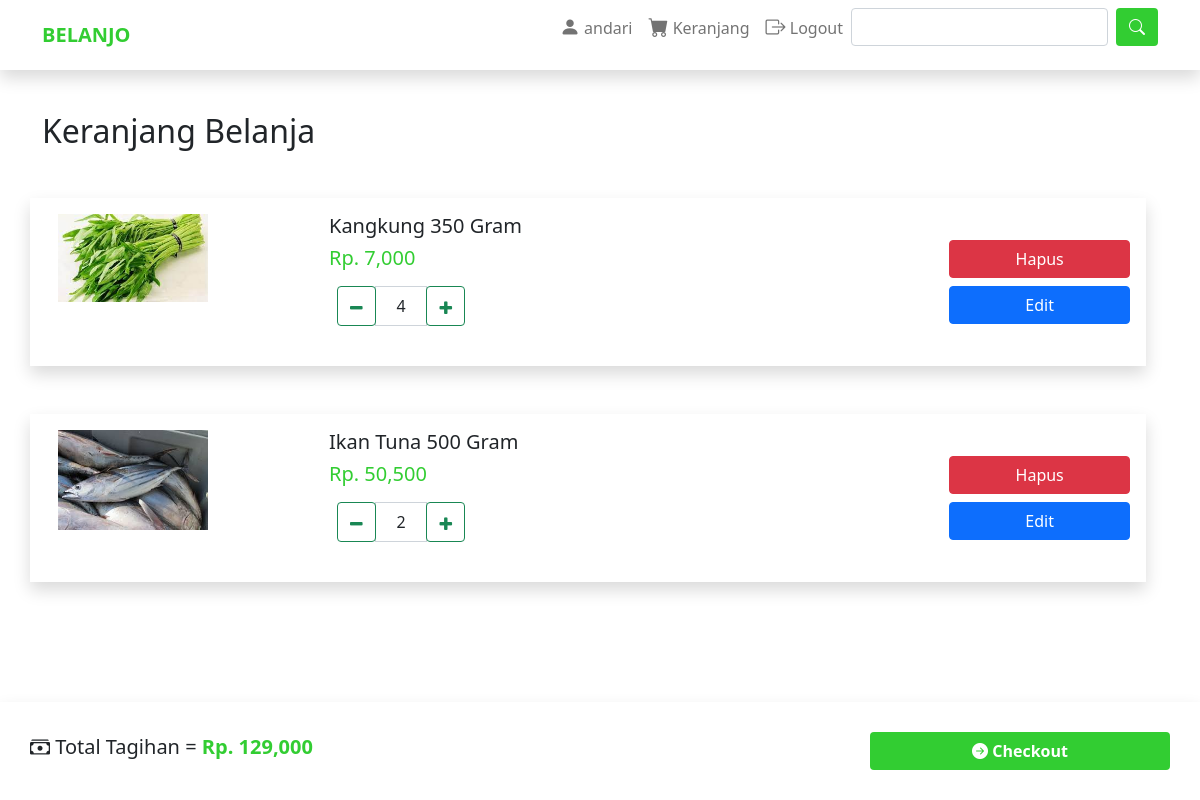
Screenshot of /public/keranjang (signed in) with the database file from the repository.
### tables this page shows
CREATE TABLE `produk` (
  `id_produk` int(11) NOT NULL,
  `username_mitra` varchar(50) NOT NULL,
  `nama` varchar(50) NOT NULL,
  `harga` varchar(50) NOT NULL,
  `kategori` varchar(50) NOT NULL,
  `format_foto` varchar(10) NOT NULL,
  `deskripsi` text NOT NULL
);

CREATE TABLE `keranjang_andari` (
  `id` int(11) NOT NULL,
  `id_produk` int(11) NOT NULL,
  `quantity` int(11) NOT NULL
);

### app/core/Controller.php (called while the page is built, shortened)
<?php
class Controller
{
	public function view($view, $data=[])
	{
		require '../app/views/' . $view . '.php';
	}
	public function model($model)
	{
		return new $model;
	}
}

### app/core/App.php (called while the page is built, shortened)
<?php
class App{
	protected $method = 'index';
	protected $params = [];
	public function __construct()
	{
		$this->controller = new $this->controller;
		call_user_func_array([$this->controller, $this->method], $this->params);
	}
}

### public/index.php (called while the page is built, shortened)
<?php
$app = new App;

### app/core/Database.php (called while the page is built)
<?php
class Database
{
	private $host = DB_HOST;
	private $user = DB_USER;
	private $password = DB_PASSWORD;
	private $db_name = DB_NAME;
	private $stmt;
	private $dbh;
	public function __construct()
	{
		$dsn = 'mysql:host='. $this->host .';dbname=' . $this->db_name;
		$option =
		[
			PDO::ATTR_PERSISTENT => true,
			PDO::ATTR_ERRMODE => PDO::ERRMODE_EXCEPTION
		];
		try {
			$this->dbh = new PDO($dsn, $this->user, $this->password, $option);
		} catch(PDOException $error) {
			die($error->getMessage());
		}
	}
	public function query($query)
	{
		$this->stmt = $this->dbh->prepare($query);
	}
	public function execute()
	{
		$this->stmt->execute();
	}
	public function affectedRows()
	{
		return $this->stmt->rowCount();
	}
	public function resultSet()
	{
		$this->execute();
		return $this->stmt->fetchAll(PDO::FETCH_ASSOC);
	}
	public function single()
	{
		$this->execute();
		return $this->stmt->fetch(PDO::FETCH_ASSOC);
	}
}

### app/models/Produk_model.php (called while the page is built, shortened)
<?php
class Produk_model
{
	private $db;
	public function __construct()
	{
		$this->db = new Database;
	}
	public function getDetailProduk($id_produk)
	{
		$this->db->query("SELECT * FROM produk WHERE id_produk = $id_produk");
		$this->db->execute();
		return $this->db->single();
	}
}

### app/models/Customer_model.php (called while the page is built, shortened)
<?php
class Customer_model
{
	private $db;
	public function __construct()
	{
		$this->db = new Database;
	}
	public function get_keranjang_belanja(){
		$nama_tabel = 'keranjang_' . $_SESSION['username'];
		$this->db->query("SELECT * FROM `$nama_tabel`");
		$this->db->execute();
		if($this->db->affectedRows() < 1){
			return -1;
		}
		else{
			return $this->db->resultSet();
		}
	}
	public function getTotalBelanjaan()
	{
		$namaKeranjang = "keranjang_" . $_SESSION['username'];
		$sql =
		"
			SELECT SUM(produk.harga * $namaKeranjang.quantity) total
			FROM $namaKeranjang, produk
			WHERE $namaKeranjang.id_produk = produk.id_produk
		";
		$this->db->query($sql);
		return $this->db->single();
	}
}

### app/core/Pricer.php (called while the page is built)
<?php
class Pricer
{
	public static function setPrice($harga)
	{
		return number_format($harga);
	}
}

### app/views/customer/keranjang.php (the view, shortened to what this page needs)
<div class="container mt-7">
<link href="https://stackpath.bootstrapcdn.com/font-awesome/4.7.0/css/font-awesome.min.css" rel="stylesheet" />
	<h2 class="mb-5">Keranjang Belanja</h2>
	<?php for ($i=0 ; $i < count($data['belanjaan']); $i++): ?>
		<div class="row container-fluid shadow mb-5 p-3">
			<div class="col-3">
				<img style="width: 150;" src="<?= BASEURL ?>/asset/<?= $data['belanjaan'][$i]['kategori'] ?>/<?= $data['belanjaan'][$i]['nama'] ?>.<?= $data['belanjaan'][$i]['format_foto'] ?>" alt="foto belanjaan">
			</div>
			<div class="col-7">
				<h5><?= $data['belanjaan'][$i]['nama']; ?></h5>
				<h5 class="text-green">Rp. <?= PRICER::setPrice($data['belanjaan'][$i]['harga']); ; ?></h5>
				<div class="row">
					<form action="<?= BASEURL ?>/keranjang/edit/<?= $data['belanjaan'][$i]['id_produk'] ?>" method="post">
						<div class="input-group inline-group">
						  <div class="input-group-prepend">
						    <a class="btn btn-outline-success btn-minus" style="height: 40px; ">
						      <i class="fa fa-minus" style="line-height: 30px;"></i>
						    </a>
						  </div>
						  <input class="form-control" min="1" name="quantity" value="<?= $data['keranjang_belanja'][$i]['quantity'] ?>" type="number" class="quantity">
						  <div class="input-group-append">
						    <a class="btn btn-outline-success btn-plus" style="height: 40px;">
						      <i class="fa fa-plus" style="line-height: 30px;"></i>
						    </a>
						  </div>
						</div>
					</div>
				</div>
				<div class="col align-self-center">
					<div class="row mb-2">
						<a href="<?= BASEURL ?>/keranjang/hapus/<?= $data['keranjang_belanja'][$i]['id']; ?>" class="btn btn-danger container-fluid">Hapus</a>
					</div>
					<div class="row">
						<button type="submit" class="btn btn-primary container-fluid">Edit</button>
					</div>
			</div>
		</div>
	<?php endfor; ?>
</div>
<br><br><br><br>
 <nav class="navbar navbar-expand-lg navbar-light bg-white shadow fixed-bottom" style="padding: 30px;">
 	<ul class="navbar-nav ms-auto" style="position: relative;">
 		<li class="nav-item">
		 	<a href="" class="btn btn-green" style="width: 300px; background: limegreen; color: white;" data-bs-toggle="modal" data-bs-target="#exampleModal"><b><i class="bi bi-arrow-right-circle-fill"></i> Checkout</b></a>
 		</li>
 	</ul>
	<h5 style="position: absolute;"><i class="bi bi-cash-stack"></i> Total Tagihan = <b><span style="color: limegreen">Rp. <?= PRICER::setPrice($data['checkout']['total']) ?></span></b></h5>
 </nav>

### public/css/style.css (style rules this page uses)
.btn-green { background: limegreen; color: white; }
.mt-7 { margin-top: 7rem; }
.text-green { color: limegreen; }

### app/views/customer/keranjang.php (style rules this page uses)
.inline-group { max-width: 9rem; padding: .5rem; }
.inline-group .form-control { text-align: center; }

### rows the page displays
produk: kategori+nama (picture), nama "Kangkung 350 Gram", harga "7,000"
keranjang_andari: quantity "4"
produk: kategori+nama (picture), nama "Ikan Tuna 500 Gram", harga "50,500"
keranjang_andari: quantity "2"

### other values shown
$_SESSION['username'] "andari"
PRICER::setPrice($data['checkout']['total']) "129,000"
